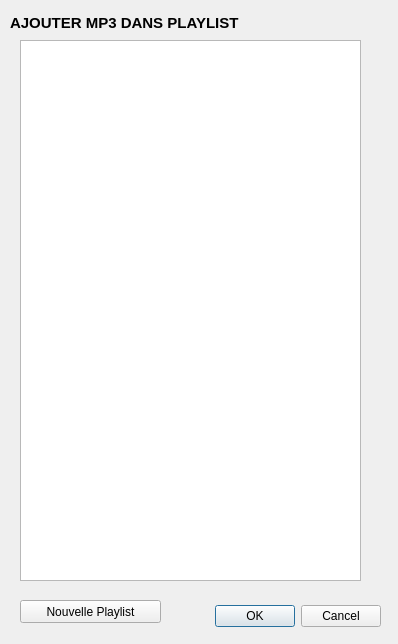
<?xml version="1.0" encoding="UTF-8"?>
<ui version="4.0">
 <class>DialogAjouterPlaylistMp3</class>
 <widget class="QDialog" name="DialogAjouterPlaylistMp3">
  <property name="geometry">
   <rect>
    <x>0</x>
    <y>0</y>
    <width>398</width>
    <height>644</height>
   </rect>
  </property>
  <property name="windowTitle">
   <string>Dialog</string>
  </property>
  <widget class="QDialogButtonBox" name="buttonBox">
   <property name="geometry">
    <rect>
     <x>40</x>
     <y>600</y>
     <width>341</width>
     <height>32</height>
    </rect>
   </property>
   <property name="orientation">
    <enum>Qt::Horizontal</enum>
   </property>
   <property name="standardButtons">
    <set>QDialogButtonBox::Cancel|QDialogButtonBox::Ok</set>
   </property>
  </widget>
  <widget class="QPushButton" name="NouvellePlaylist">
   <property name="geometry">
    <rect>
     <x>20</x>
     <y>600</y>
     <width>141</width>
     <height>23</height>
    </rect>
   </property>
   <property name="text">
    <string>Nouvelle Playlist</string>
   </property>
  </widget>
  <widget class="QListWidget" name="ListePlaylists">
   <property name="geometry">
    <rect>
     <x>20</x>
     <y>40</y>
     <width>341</width>
     <height>541</height>
    </rect>
   </property>
   <property name="iconSize">
    <size>
     <width>100</width>
     <height>100</height>
    </size>
   </property>
  </widget>
  <widget class="QLabel" name="Titre">
   <property name="geometry">
    <rect>
     <x>10</x>
     <y>12</y>
     <width>371</width>
     <height>21</height>
    </rect>
   </property>
   <property name="font">
    <font>
     <pointsize>11</pointsize>
     <weight>75</weight>
     <bold>true</bold>
    </font>
   </property>
   <property name="text">
    <string>AJOUTER MP3 DANS PLAYLIST</string>
   </property>
  </widget>
 </widget>
 <resources/>
 <connections>
  <connection>
   <sender>buttonBox</sender>
   <signal>accepted()</signal>
   <receiver>DialogAjouterPlaylistMp3</receiver>
   <slot>accept()</slot>
   <hints>
    <hint type="sourcelabel">
     <x>248</x>
     <y>254</y>
    </hint>
    <hint type="destinationlabel">
     <x>157</x>
     <y>274</y>
    </hint>
   </hints>
  </connection>
  <connection>
   <sender>buttonBox</sender>
   <signal>rejected()</signal>
   <receiver>DialogAjouterPlaylistMp3</receiver>
   <slot>reject()</slot>
   <hints>
    <hint type="sourcelabel">
     <x>316</x>
     <y>260</y>
    </hint>
    <hint type="destinationlabel">
     <x>286</x>
     <y>274</y>
    </hint>
   </hints>
  </connection>
 </connections>
</ui>
